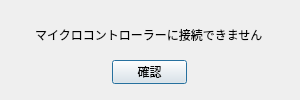
<?xml version="1.0" encoding="UTF-8"?>
<ui version="4.0">
 <class>ConnectError</class>
 <widget class="QDialog" name="ConnectError">
  <property name="geometry">
   <rect>
    <x>0</x>
    <y>0</y>
    <width>300</width>
    <height>100</height>
   </rect>
  </property>
  <property name="windowTitle">
   <string>接続エラー</string>
  </property>
  <property name="windowIcon">
   <iconset>
    <normaloff>:/images/images/error.png</normaloff>:/images/images/error.png</iconset>
  </property>
  <widget class="QLabel" name="label">
   <property name="geometry">
    <rect>
     <x>35</x>
     <y>10</y>
     <width>230</width>
     <height>50</height>
    </rect>
   </property>
   <property name="text">
    <string>マイクロコントローラーに接続できません</string>
   </property>
  </widget>
  <widget class="QPushButton" name="pushButton">
   <property name="geometry">
    <rect>
     <x>112</x>
     <y>60</y>
     <width>75</width>
     <height>24</height>
    </rect>
   </property>
   <property name="text">
    <string>確認</string>
   </property>
  </widget>
 </widget>
 <resources>
  <include location="resources.qrc"/>
 </resources>
 <connections>
  <connection>
   <sender>pushButton</sender>
   <signal>clicked()</signal>
   <receiver>ConnectError</receiver>
   <slot>accept()</slot>
   <hints>
    <hint type="sourcelabel">
     <x>163</x>
     <y>72</y>
    </hint>
    <hint type="destinationlabel">
     <x>240</x>
     <y>73</y>
    </hint>
   </hints>
  </connection>
 </connections>
</ui>
